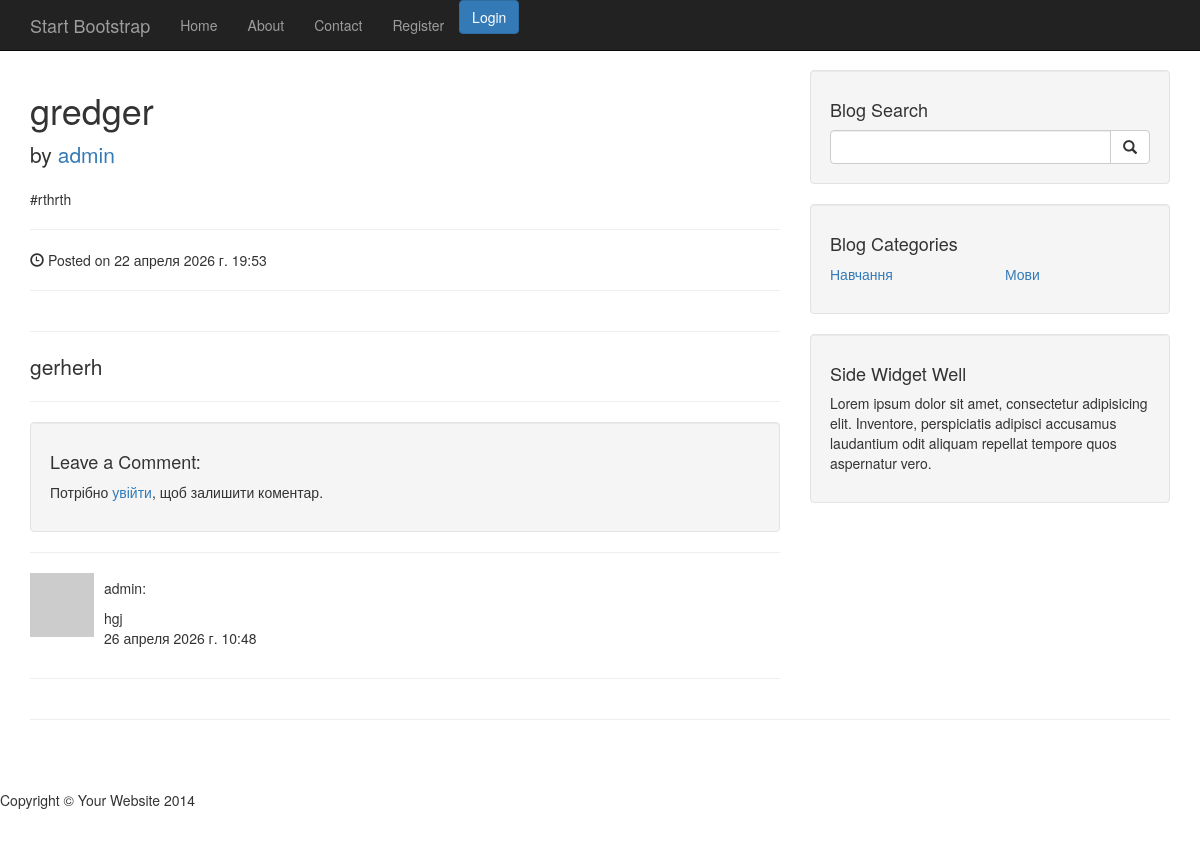
/post/gredger/, run on the app's committed database.
### blog/models.py (models this page shows, shortened)
class Post(models.Model):
    title = models.CharField(max_length=30, verbose_name = "Заголовок")
    content = models.TextField(verbose_name = "Опис")
    slug = models.SlugField(max_length=120, unique=True)
    published_date = models.DateTimeField(auto_created=True, verbose_name = "Дата публікаціїї")
    category = models.ForeignKey(Category, on_delete=models.CASCADE, verbose_name = "Категорія")
    user = models.ForeignKey(User, on_delete=models.CASCADE, verbose_name = "Автор")
    tags = models.ManyToManyField(Tag, blank=True, verbose_name = "Тег")
    image = models.URLField(default='https://www.shutterstock.com/image-vector/default-ui-image-placeholder-wireframes-600nw-1037719192.jpg')
    class Meta:
        verbose_name = "Новина"
        verbose_name_plural = "Новини"

class Tag(models.Model):
    name = models.CharField(max_length=30, verbose_name = "Тег")
    slug = models.SlugField(max_length=120, unique=True)
    class Meta:
        verbose_name = "Тег"
        verbose_name_plural = "Теги"

class Comment(models.Model):
    comment = models.TextField(verbose_name="Коментар")
    user = models.ForeignKey(User, on_delete=models.CASCADE, verbose_name='Автор')
    post = models.ForeignKey(Post, on_delete=models.SET_NULL, null=True, blank=True, related_name='comments')
    published_date = models.DateTimeField(auto_created=True, verbose_name="Дата публікаціїї",null=True, blank=True)
    class Meta:
        verbose_name = 'Коментарій'
        verbose_name_plural = 'Коментарії'

class Category(models.Model):
    name = models.CharField(max_length=100, verbose_name = "Назва")
    slug = models.SlugField(max_length=120, unique=True)
    def __str__(self):
        return self.name
    class Meta:
        verbose_name = "Категорія"
        verbose_name_plural = "Категорії"

### blog/views.py (the view)
# urls.py: path('post/<slug:slug>/', views.post, name="post"),
def post(request, slug=None):
    post = get_object_or_404(Post, slug=slug)
    comments = post.comments.all().order_by('-published_date')
    if request.method == 'POST':
        form = CommentForm(request.POST)
        if form.is_valid():
            new_comment = form.save(commit=False)
            new_comment.post = post
            new_comment.published_date = now()
            new_comment.save()
            form.save_m2m()
            messages.success(request, 'Comment created successfully')
            return redirect('post', slug=post.slug)
    else:
        form = CommentForm()
    context = {'post': post, 'comments': comments, "form": form}
    context.update(get_category())
    return render(request,'blog/post.html', context)

### blog/forms.py
class CommentForm(forms.ModelForm):
    class Meta:
        model = Comment
        fields = ('comment',)

### blog/views.py (called while the page is built)
def get_category():
    all = Category.objects.all()
    count = all.count()
    return {'cat1': all[:count // 2], 'cat2': all[count // 2:]}

### templates/blog/post.html (shortened to what this page needs)
{% extends "layout/main_layout.html" %}
{% block content %}
                <h1>{{ post.title }}</h1>
                <p class="lead">
                    by <a href="#">{{ post.user }}</a>
                </p>
<p>
        {% for tag in post.tags.all %}
            <span>#{{ tag.name }}</span>
        {% empty %}
        <span>No tags yet</span>
        {% endfor %}
    </p>
                <hr>
                <p><span class="glyphicon glyphicon-time"></span> Posted on {{ post.published_date }}</p>
                <hr>
                <hr>
                <p class="lead">{{ post.content }}</p>
                <hr>
<div class="well">
    <h4>Leave a Comment:</h4>
    {% if user.is_authenticated %}
        <form method="post" action="{% url 'create_comment' slug=post.slug %}">
    {% csrf_token %}
    <div class="form-group">
        {{ form.comment }}
    </div>
    <button type="submit" class="btn btn-primary">Submit</button>
</form>
    {% else %}
        <p>Потрібно <a href="{% url 'login' %}">увійти</a>, щоб залишити коментар.</p>
    {% endif %}
</div>
<hr>
{% for comment in comments %}
    <div class="media">
        <a class="pull-left" href="#">
            <img class="media-object" src="http://placehold.it/64x64" alt="">
        </a>
        <div class="media-body">
            <p>{{ comment.user }}:</p>
            {{ comment.comment }}
            <p>{{ comment.published_date }}</p>
        </div>
    </div>
    <hr>
{% empty %}
    <p>No comments yet. Be the first!</p>
{% endfor %}
{% endblock %}

### templates/layout/main_layout.html
{% extends "base.html" %}
{% block main %}
    <div class="container">
        <div class="row">
            <div class="col-md-8">
                {% block content%}
                {% endblock %}
            </div>
            <div class="col-md-4">
                <div class="well">
                    <h4>Blog Search</h4>
                    <form class="input-group" method="GET" action="{% url 'search' %}">
                        <input type="search" name="query" class="form-control">
                        <span class="input-group-btn">
                            <button class="btn btn-default" type="submit">
                                <span class="glyphicon glyphicon-search"></span>
                        </button>
                        </span>
                    </form>
                </div>
                <div class="well">
                    <h4>Blog Categories</h4>
                    <div class="row">
                        <div class="col-lg-6">
                            <ul class="list-unstyled">
                                {% for c in cat1 %}
                                <li><a href="{% url 'category' slug=c.slug %}">{{ c }}</a>
                                </li>
                                {% endfor %}
                            </ul>
                        </div>
                        <div class="col-lg-6">
                            <ul class="list-unstyled">
                                {% for c in cat2 %}
                                <li><a href="{% url 'category' slug=c.slug %}">{{ c }}</a>
                                </li>
                                {% endfor %}
                            </ul>
                        </div>
                    </div>
                </div>
                <div class="well">
                    <h4>Side Widget Well</h4>
                    <p>Lorem ipsum dolor sit amet, consectetur adipisicing elit. Inventore, perspiciatis adipisci accusamus laudantium odit aliquam repellat tempore quos aspernatur vero.</p>
                </div>
            </div>
        </div>
        <hr>
    </div>
{% endblock %}

### static/blog/css/blog-home.css (style rules this page uses)
body { padding-top: 70px; }

### data on the page
Post: title "gredger", user "admin", published_date "22 апреля 2026 г. 19:53", content "gerherh"
Tag: name "rthrth"
Comment: user "admin", comment "hgj", published_date "26 апреля 2026 г. 10:48"
Category: name "Навчання"
Category: name "Мови"
